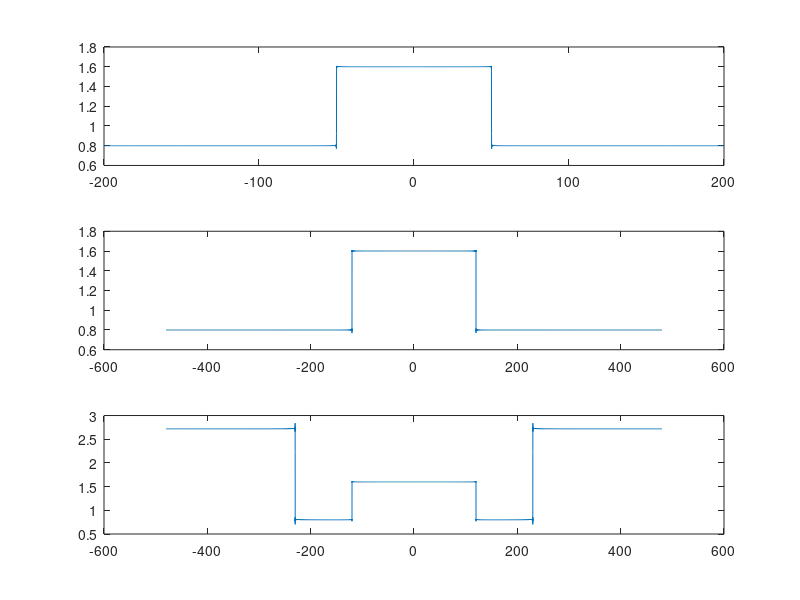

Here is the MATLAB script that generated this plot:
clear all
% 
% w=-100*pi:100*pi;
% H=j*w./((j*w).^2+3*j*w+2);
% X=1./(1+1j*w);
% figure(1)
% plot(w,real(abs(ifft(H.*X))))
% figure(2)
% t=0:0.01:10;
% yx=-t.*exp(-t)+2*exp(-t)-2*exp(-2*t);
% plot(t,abs(yx))
% 


T1= pi/(0.8*500*pi);
T2 = pi/(0.8*1200*pi);
T3 = pi/(0.8*1200 *pi)
n1 = -10/T1:10/T1;
n2 = -10/T2:10/T2;
n3 =  -10/T3:10/T3;
x1 = sinc(500*n1*T1);
x2 = sinc(1200*n2*T2);
x3 = sinc(500*n3*T3) + sinc (1200*n3*T3);
f1 = -1/(2*T1):1/(T1*length(n1)):1/(2*T1)-1/(T1*length(n1));
f2 = -1/(2*T2):1/(T2*length(n2)):1/(2*T2)-1/(T2*length(n2));
f3 = -1/(2*T3):1/(T3*length(n3)):1/(2*T3)-1/(T3*length(n3));

subplot(3,1,1), plot(f1,abs(fft(x1)))
subplot(3,1,2), plot(f2,abs(fft(x2)))
subplot(3,1,3), plot(f3,abs(fft(x3)))


% a=randn(300, 400)
% b=imread("moon.tif")
% c=imread("cameraman.tif")
% figure(1)	
% imshow(a)
% figure(2)
% mesh(fftshift(abs(fft2(a))))
% 
% figure(3)	
% imshow(b)
% figure(4)
% mesh(fftshift(abs(fft2(b))))
% 
% figure(5)	
% imshow(c)
% figure(6)
% mesh(fftshift(abs(fft2(c))))
% % 
% 

% 
% 
% k=0;	
% yi(1)=0;
% for	t=-10:0.01:10
%     k=k+1;
%     if	(t>-2 && t<2)	
%         y(k)=1;
%     else
%     	y(k)=0;	        
%     end	
%     % yd=[diff(y),0];
%     % Y=abs(fft(y));
% 
%     % u=3*t-2;
%     if	(t>=-1&&t<=	1)
%     	g(k)=1;
%     else	
%         g(k)=0;
%     end
% 
%     end
% 
% step=1/.01;
% t=-10:0.01:10;
% f=-step/2:step/length(t):step/2-step/length(t);
% f1=-step+ step/length(t):step/length(t):step-step/length(t)	;
% % subplot(3,1,1),plot(f,abs(fftshift(fft(yi))))	
% subplot(3,1,2),plot(f1,abs(fftshift(fft(conv(y,g)))))		
% subplot(3,1,3), plot(f,abs(fftshift(fft(y))).*abs(fftshift(fft(g))))
% 
% % 
% Ey=y*y'
% EY=Y*Y'/length(t)



% 
% t=-10:0.0001:10;
% x1=sinc(500*t);
% x2=sinc(1200*t);
% x3=x1+x2;
% x4=	t.*sinc(500*pi*t)
% x5 = sinc(500*pi*(t-2))
% step=1/0.0001;
% f = -step/2:step/length(t):step/2-step/length(t)
% subplot(5,1,1),	plot(f,fftshift(abs(fft(x1))))
% subplot(5,1,2),	plot(f,fftshift(abs(fft(x2))))
% subplot(5,1,3),	plot(f,fftshift(abs(fft(x3))))
% subplot(5,1,4),	plot(f,fftshift(abs(fft(x4))))
% subplot(5,1,5),	plot(f,fftshift(abs(fft(x5))))






% k =0;
% for t = -10:0.01:10;
%     k = k+1;
%     if(t>-0.5 && t <0.5) 
%         x1(k) = 1;
%     else
%         x1(k) = 0;
%     end
%   if(t>-1 && t <1) 
%         x2(k) = 1;
%   else
% 
%         x2(k) = 0;
%   end
% 
%     if(t>-2 && t <2) 
%         x3(k) = 1;
%     else
% 
%         x3(k) = 0;
%     end
%         if(t>-3 && t <3) 
%         x4(k) = 1;
%     else
%         x4(k) = 0;
%         end
% if(t>-4 && t <4) 
%         x5(k) = 1;
%     else
%         x5(k) = 0;
% end
%     end
% 
%      t = -10:0.01:10;
%      step = 1/0.01;
%      f = -step/2:step/length(t):step/2-step/length(t)
%      figure(1)
%      subplot(5,1,1), plot(x1)
%      subplot(5,1,2), plot(x2)
%      subplot(5,1,3) , plot(x3)
%      subplot(5,1,4) , plot(x4)
%      subplot(5,1,5) , plot(x5)
%  figure(2)
% 
% subplot(5,1,1),	plot(f,	fftshift(abs(fft(x1))))	
% subplot(5,1,2),	plot(f,	fftshift(abs(fft(x2))))	
% subplot(5,1,3),	plot(f,	fftshift(abs(fft(x3))))	
% subplot(5,1,4),	plot(f,	fftshift(abs(fft(x4))))	
% subplot(5,1,5),	plot(f,	fftshift(abs(fft(x5))))	


% t =0:0.01:15;  
% x1=0.5 ;
% x2 = 1/3;
% x3 = 0;
% A =1;
% x4 =0.504;
% x5 = 2/pi;
% P1=0.5^2;
% P2=1/9;
% P3 =0;
% P5 = (2/pi)^2;
% P4 = (0.504)^2;
% for k= 1:60
%     Dk = 2/pi*1/(1-4*k^2);
%     % if rem(k,2)==1
%     %     x1 = x1 +(-1)^((k-1)/2)*2/(pi*k)*cos(k*t);
%     %     P1=P1+1/2*((-1)^((k-1)/2)*2/(pi*k))^2;
%     % end
%     % x2 = x2 + 4/pi^2*(-1)^k/k^2*cos(k*pi*t);
%     % P2=P2+1/2*(4/pi^2*(-1)^k/k^2)^2;
%     % P3 = P3 + 1/2* ((2*A)/(pi*k))^2;
%     % P4 = P4 + 1/2*(0.504*2/sqrt((1+16*k^2)))^2;
%     P5 = P5 + 2 * (Dk)^2;
% 
%     % x3 = x3 + (2*A)/(pi*k)*cos(k*pi*t+(-1)^k*(pi/2));
%     % x4 = x4 +  0.504*2/(1+16*k^2)*(cos(2*k*t) + 4*k*sin(2*k*t));
%     x5 = x5+ Dk*exp(1j*2*k*t)+Dk*exp(-1j*2*k*t); 
% 
%     % subplot(4,1,1), plot(t,x1)
%     % subplot(4,1,2), plot(t,x2)
%     % subplot(4,1,3), plot(t,x3)
%     % subplot(4,1,4), plot(t,x4)
%     subplot(5,1,5), plot(t,x5)
% 
% 
% end
%    %  m=0;	
%    %  for	t=0:0.01:3*pi	
%    %  m=m+1;
%    %  if	(t>0 &&	t<=pi/2) ||	(t>3*pi/2 && t<=5*pi/2)
%    %  	x0(m)=1;
%    %  else	
%    %      x0(m)=0;
%    %  end
%    %  end
%    % t=0:0.01:3*pi;
%    %  x1=0.5;
%    %   for	k=1:60
%    %    if	rem(k,2)==1 	
%    %     x1=x1+ (-1)^((k-1)/2)*2/(pi*k)*cos(k*t);
%    %   MSE(k)=(x0-x1)*(x0-x1)';
%    %    end
%    %    end 
%    %   plot(MSE)
% 
% 
% 
